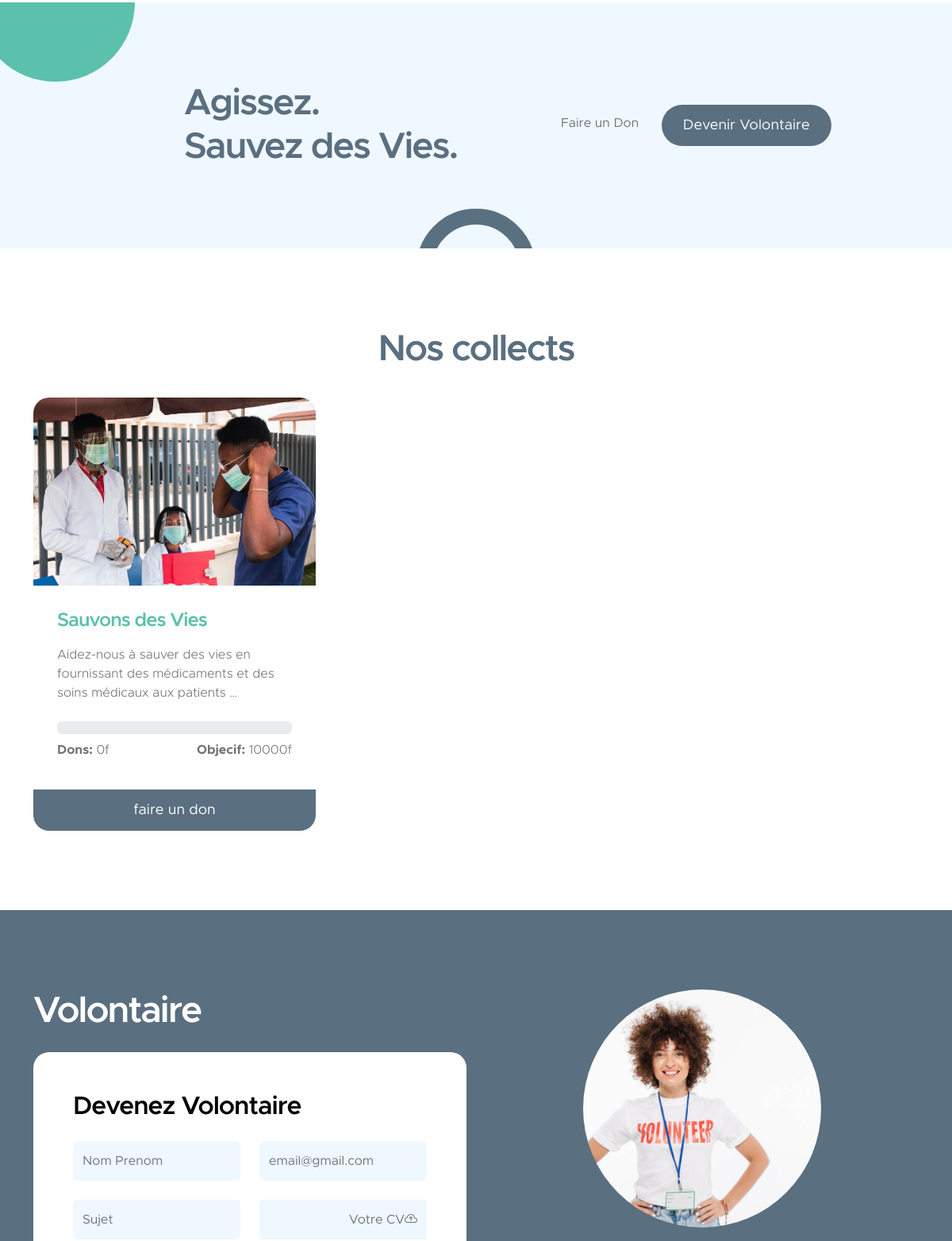
Before: / (middle part) with the older database file.
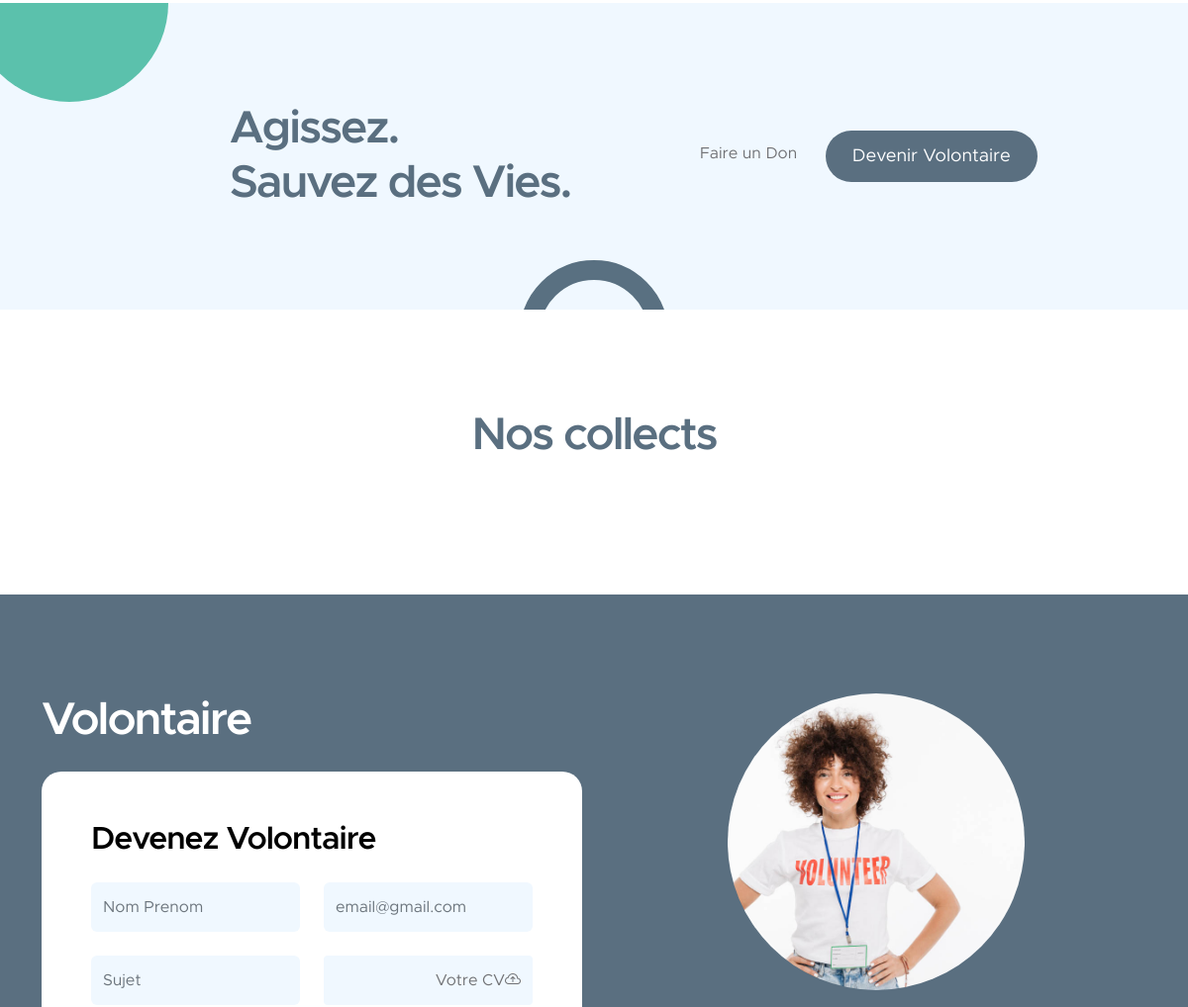
After: the same page with the newer database file.
### administration/models.py (models this page shows, shortened)
class Collect(models.Model):
    title = models.CharField(max_length=100)
    image = models.ImageField(upload_to='collects/')
    description = models.TextField()
    by = models.ForeignKey(User, on_delete=models.CASCADE)
    created_at = models.DateTimeField(auto_now=False, auto_now_add=True)
    post_at = models.DateField(blank=True, null=True)
    goal = models.DecimalField(max_digits=10, decimal_places=0)
    raised = models.DecimalField(max_digits=10, decimal_places=0, default= 0)
    end_date = models.DateTimeField(null=True, blank=True)
    confirmer = models.BooleanField(default=False)
    posted = models.BooleanField(default=False)
    is_amount_reached = models.BooleanField(default= False)
    class Meta:
        verbose_name = ("Collect")
        verbose_name_plural = ("Collects")

### landing/views.py (the view)
# urls.py: path('', home, name ='home'),
def home(request):
    collects = Collect.objects.filter(confirmer = 1, posted = 1, is_amount_reached = 0).order_by('-created_at')[:3]
    context = {
        'collects' : collects
    }
    return render(request, 'landing/pages/index.html', context)

### context_processor.py (called while the page is built)
def all_context(request):
    user = request.user
    try :
        site = Site.objects.get(pk = 1)
    except Site.DoesNotExist :
        site = None
    try :
        avatar = Avatar.objects.get(pk = user.pk)
    except Avatar.DoesNotExist :
        avatar = None
    context = {
        'avatar' : avatar,
        'site' : site
    }
    return context

### sante_coeur/templatetags/custom_filter.py (called while the page is built)
@register.filter
def percent(valeur, total):
    if total == 0:
        return 0
    return (valeur / total) * 100

### landing/templates/landing/pages/index.html (shortened to what this page needs)
{% extends "bases/landing.html" %}
{% load static %}
{% load custom_filter %}
{% block main %}
<main>
    <section class="cta-section section-padding section-bg">
        <div class="container">
            <div class="row justify-content-center align-items-center">
                <div class="col-lg-5 col-12 ms-auto">
                    <h2 class="mb-0">Agissez. <br> Sauvez des Vies.</h2>
                </div>
                <div class="col-lg-5 col-12">
                    <a href="#" class="me-4">Faire un Don</a>
                    <a href="#section_4" class="custom-btn btn smoothscroll">Devenir Volontaire</a>
                </div>
            </div>
        </div>
    </section>
    <section class="section-padding" id="section_3">
        <div class="container">
            <div class="row">
                <div class="col-lg-12 col-12 text-center mb-4">
                    <h2>Nos collects</h2>
                </div>
                {% for collect  in collects %}
                <div class="col-lg-4 col-md-6 col-12 mb-4 mb-lg-0">
                    <div class="custom-block-wrap">
                        <img src="{{ collect.image.url }}"
                            class="custom-block-image img-fluid" alt="">
                        <div class="custom-block">
                            <div class="custom-block-body">
                                <h5 class="mb-3">{{ collect.title }}</h5>
                                <p>{{ collect.description|truncatewords:15 }}</p>
                                <div class="progress  mt-4">
                                    </div>
                                <div class="d-flex align-items-center my-2">
                                    <p class="mb-0">
                                        <strong>Dons:</strong>
                                        {{ collect.raised|floatformat }}f
                                    </p>
                                    <p class="ms-auto mb-0">
                                        <strong>Objecif:</strong>
                                        {{ collect.goal|floatformat }}f
                                    </p>
                                </div>
                            </div>
                            <a href="" class="custom-btn btn btn_doncollectmodal"
                            data-bs-toggle="modal"
                            data-bs-target="#doncollectmodal"
                            data-collect-pk = {{ collect.pk }}
                            data-image-url="{{ collect.image.url }}"
                            data-name="{{ collect.title }}"
                            data-description="{{ collect.description }}"
                            data-raised="{{ collect.raised }}"
                            data-goal="{{ collect.goal }}"
                            data-end-date = "{{ collect.end_date|date:'D d M Y'  }}"
                            data-percent = "{{ collect.raised|percent:collect.goal|floatformat }}"
                            >faire un don</a>
                        </div>
                    </div>
                </div>
                {% endfor %}
            </div>
        </div>
    </section>
    <section class="volunteer-section section-padding" id="section_4">
        <div class="container">
            <div class="row">
                <div class="col-lg-6 col-12">
                    <h2 class="text-white mb-4">Volontaire</h2>
                    {% include "landing/forms/volunteer.html" %}
                </div>
                <div class="col-lg-6 col-12">
                    <img src="{% static "landing/images/smiling-casual-woman-dressed-volunteer-t-shirt-with-badge.jpg" %}"
                        class="volunteer-image img-fluid" alt="">
                    <div class="custom-block-body text-center">
                    </div>
                </div>
            </div>
        </div>
    </section>
</main>
{% endblock main %}

### sante_coeur/templates/bases/landing.html (shortened to what this page needs)
{% load static %}
{% load custom_filter %}
<!doctype html>
<html lang="en">
<head>
    <link href="https://cdn.jsdelivr.net/npm/bootstrap@5.2.3/dist/css/bootstrap.min.css" rel="stylesheet">
    <link href="{% static "landing/css/bootstrap-icons.css" %}" rel="stylesheet">
    <link href="{% static "landing/css/templatemo-kind-heart-charity.css" %}" rel="stylesheet">
    <link rel="stylesheet" href="{% static "fontawesome/css/solid.min.css" %}">
</head>
<body id="section_1">
{% block main %}
{% endblock main %}
</body>
</html>

### landing/templates/landing/forms/volunteer.html (shortened to what this page needs)
<form class="custom-form volunteer-form mb-5 mb-lg-0" action="{% url "add_volunteer" %}" method="post" role="form" accept="file/*" enctype="multipart/form-data">
    <h3 class="mb-4">Devenez Volontaire </h3>
    <div class="row">
        <div class="col-lg-6 col-12">
            <input type="text" name="name" id="id_name" class="form-control"
                placeholder="Nom Prenom" required>
        </div>
        <div class="col-lg-6 col-12">
            <input type="email" name="email" id="id_email"
                pattern="[^ @]*@[^ @]*" class="form-control" placeholder="email@gmail.com"
                required>
        </div>
        <div class="col-lg-6 col-12">
            <input type="text" name="sujet" id="id_sujet"
                class="form-control" placeholder="Sujet" required>
        </div>
        <div class="col-lg-6 col-12">
            <div class="input-group input-group-file">
                <label class="input-group-text" for="id_cv">Votre CV</label>
                <i class="bi-cloud-arrow-up ms-auto"></i>
            </div>
        </div>
    </div>
</form>

### landing/templates/landing/modals/donate.html (shortened to what this page needs)
      {% load static %}

### landing/templates/landing/modals/doncollectmodal.html (shortened to what this page needs)
{% load static %}

### static/landing/css/templatemo-kind-heart-charity.css (style rules this page uses)
:root { --white-color: #ffffff; --primary-color: #5bc1ac; --secondary-color: #5a6f80; --section-bg-color: #f0f8ff; --site-footer-bg-color: #44525d; --custom-btn-bg-color: #597081; --custom-btn-bg-hover-color: #5bc1ac; --dark-color: #000000; --p-color: #717275; --border-color: #e9eaeb; --body-font-family: 'Metropolis', sans-serif; --h1-font-size: 52px; --h2-font-size: 46px; --h3-font-size: 32px; --h4-font-size: 28px; --h5-font-size: 24px; --h6-font-size: 22px; --p-font-size: 16px; --btn-font-size: 18px; --copyright-font-size: 14px; --border-radius-large: 100px; --border-radius-medium: 20px; --border-radius-small: 10px; --font-weight-light: 300; --font-weight-normal: 400; --font-weight-semibold: 600; --font-weight-bold: 700; }
body { background-color: var(--white-color); font-family: var(--body-font-family); }
h2, h3, h4, h5, h6 { color: var(--dark-color); }
h1, h2, h3, h4, h5, h6 { font-weight: var(--font-weight-semibold); letter-spacing: -1px; }
h2 { color: var(--secondary-color); font-size: var(--h2-font-size); letter-spacing: -2px; }
h3 { font-size: var(--h3-font-size); }
a, button { touch-action: manipulation; transition: all 0.3s; }
a { color: var(--p-color); text-decoration: none; }
.section-padding { padding-top: 100px; padding-bottom: 100px; }
.section-bg { background-color: var(--section-bg-color); }
.custom-block-body { padding: 30px; }
.custom-btn { background: var(--secondary-color); border: 2px solid transparent; border-radius: var(--border-radius-large); color: var(--white-color); font-size: var(--btn-font-size); font-weight: var(--font-weight-normal); line-height: normal; padding: 15px 25px; }
.volunteer-section { background: var(--secondary-color); position: relative; overflow: hidden; }
.volunteer-section::after { content: ""; background: var(--primary-color); border-radius: 50%; position: absolute; bottom: -110px; right: -80px; width: 350px; height: 350px; }
.volunteer-form { background: var(--white-color); border-radius: var(--border-radius-medium); padding: 50px; }
.volunteer-image { border-radius: 100%; display: block; margin: auto; width: 300px; height: 300px; object-fit: cover; }
.volunteer-section .custom-block-body { max-width: 440px; margin: 0 auto; }
.cta-section { position: relative; overflow: hidden; }
.cta-section::before { content: ""; background-color: var(--primary-color); border-radius: 50%; position: absolute; top: -100px; left: -30px; margin: auto; width: 200px; height: 200px; }
.cta-section::after { content: ""; border: 20px solid var(--custom-btn-bg-color); border-radius: 50%; position: absolute; bottom: -100px; right: 0; left: 0; margin: auto; width: 150px; height: 150px; }
.custom-form .form-control, .input-group-file { background-color: var(--section-bg-color); box-shadow: none; border: 0; color: var(--p-color); margin-bottom: 24px; padding-top: 13px; padding-bottom: 13px; outline: none; }
.custom-form label { margin-bottom: 10px; }
.custom-form .input-group-text { background: var(--secondary-color); border: 0; color: var(--white-color); }
.input-group-file { border-radius: .25rem; padding: 13px .75rem; }
.input-group-file .input-group-text { background: transparent; color: inherit; margin-bottom: 0; padding: 0; }

Changed rows visible on the page:
removed Collect: image (picture), title "Sauvons des Vies", description "Aidez-nous à sauver des vies en fournissant des médicaments et des soins médicaux aux patients …", raised "0", goal "10000"
